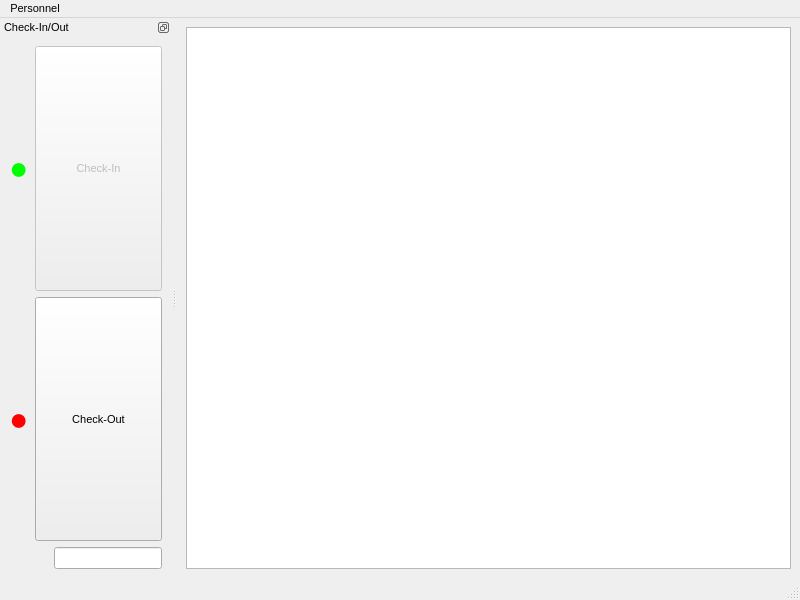
<?xml version="1.0" encoding="UTF-8"?>
<ui version="4.0">
 <class>HsuDataManagementSystem</class>
 <widget class="QMainWindow" name="HsuDataManagementSystem">
  <property name="geometry">
   <rect>
    <x>0</x>
    <y>0</y>
    <width>800</width>
    <height>600</height>
   </rect>
  </property>
  <property name="font">
   <font>
    <pointsize>8</pointsize>
   </font>
  </property>
  <property name="windowTitle">
   <string>Hsu Data Management System</string>
  </property>
  <widget class="QWidget" name="centralwidget">
   <layout class="QHBoxLayout" name="horizontalLayout_3">
    <item>
     <widget class="QTextBrowser" name="textBrowser">
      <property name="minimumSize">
       <size>
        <width>0</width>
        <height>0</height>
       </size>
      </property>
      <property name="maximumSize">
       <size>
        <width>16777215</width>
        <height>16777215</height>
       </size>
      </property>
     </widget>
    </item>
   </layout>
  </widget>
  <widget class="QMenuBar" name="menubar">
   <property name="geometry">
    <rect>
     <x>0</x>
     <y>0</y>
     <width>800</width>
     <height>21</height>
    </rect>
   </property>
   <widget class="QMenu" name="menuPersonnel">
    <property name="title">
     <string>Personnel</string>
    </property>
    <addaction name="checkInOutToggle"/>
   </widget>
   <addaction name="menuPersonnel"/>
  </widget>
  <widget class="QStatusBar" name="statusbar"/>
  <widget class="QDockWidget" name="checkInOutWidget">
   <property name="enabled">
    <bool>true</bool>
   </property>
   <property name="sizePolicy">
    <sizepolicy hsizetype="Preferred" vsizetype="Preferred">
     <horstretch>0</horstretch>
     <verstretch>0</verstretch>
    </sizepolicy>
   </property>
   <property name="floating">
    <bool>false</bool>
   </property>
   <property name="features">
    <set>QDockWidget::DockWidgetFloatable|QDockWidget::DockWidgetMovable</set>
   </property>
   <property name="windowTitle">
    <string>Check-In/Out</string>
   </property>
   <attribute name="dockWidgetArea">
    <number>1</number>
   </attribute>
   <widget class="QWidget" name="dockWidgetContents">
    <layout class="QVBoxLayout" name="verticalLayout">
     <item>
      <layout class="QHBoxLayout" name="horizontalLayout">
       <item>
        <widget class="QLabel" name="checkInLed">
         <property name="enabled">
          <bool>true</bool>
         </property>
         <property name="sizePolicy">
          <sizepolicy hsizetype="Fixed" vsizetype="Fixed">
           <horstretch>0</horstretch>
           <verstretch>0</verstretch>
          </sizepolicy>
         </property>
         <property name="palette">
          <palette>
           <active>
            <colorrole role="WindowText">
             <brush brushstyle="SolidPattern">
              <color alpha="255">
               <red>0</red>
               <green>255</green>
               <blue>0</blue>
              </color>
             </brush>
            </colorrole>
           </active>
           <inactive>
            <colorrole role="WindowText">
             <brush brushstyle="SolidPattern">
              <color alpha="255">
               <red>0</red>
               <green>255</green>
               <blue>0</blue>
              </color>
             </brush>
            </colorrole>
           </inactive>
           <disabled>
            <colorrole role="WindowText">
             <brush brushstyle="SolidPattern">
              <color alpha="255">
               <red>255</red>
               <green>0</green>
               <blue>0</blue>
              </color>
             </brush>
            </colorrole>
           </disabled>
          </palette>
         </property>
         <property name="font">
          <font>
           <family>MS Shell Dlg 2</family>
           <pointsize>24</pointsize>
           <kerning>true</kerning>
          </font>
         </property>
         <property name="lineWidth">
          <number>1</number>
         </property>
         <property name="text">
          <string>●</string>
         </property>
         <property name="alignment">
          <set>Qt::AlignLeading|Qt::AlignLeft|Qt::AlignVCenter</set>
         </property>
         <property name="margin">
          <number>0</number>
         </property>
        </widget>
       </item>
       <item>
        <widget class="QPushButton" name="checkIn">
         <property name="enabled">
          <bool>false</bool>
         </property>
         <property name="sizePolicy">
          <sizepolicy hsizetype="Minimum" vsizetype="Expanding">
           <horstretch>0</horstretch>
           <verstretch>0</verstretch>
          </sizepolicy>
         </property>
         <property name="text">
          <string>Check-In</string>
         </property>
         <property name="checkable">
          <bool>false</bool>
         </property>
         <property name="autoExclusive">
          <bool>false</bool>
         </property>
        </widget>
       </item>
      </layout>
     </item>
     <item>
      <layout class="QHBoxLayout" name="horizontalLayout_2">
       <item>
        <widget class="QLabel" name="checkOutLed">
         <property name="enabled">
          <bool>false</bool>
         </property>
         <property name="sizePolicy">
          <sizepolicy hsizetype="Fixed" vsizetype="Fixed">
           <horstretch>0</horstretch>
           <verstretch>0</verstretch>
          </sizepolicy>
         </property>
         <property name="maximumSize">
          <size>
           <width>16777215</width>
           <height>16777215</height>
          </size>
         </property>
         <property name="palette">
          <palette>
           <active>
            <colorrole role="WindowText">
             <brush brushstyle="SolidPattern">
              <color alpha="255">
               <red>0</red>
               <green>255</green>
               <blue>0</blue>
              </color>
             </brush>
            </colorrole>
           </active>
           <inactive>
            <colorrole role="WindowText">
             <brush brushstyle="SolidPattern">
              <color alpha="255">
               <red>0</red>
               <green>255</green>
               <blue>0</blue>
              </color>
             </brush>
            </colorrole>
           </inactive>
           <disabled>
            <colorrole role="WindowText">
             <brush brushstyle="SolidPattern">
              <color alpha="255">
               <red>255</red>
               <green>0</green>
               <blue>0</blue>
              </color>
             </brush>
            </colorrole>
           </disabled>
          </palette>
         </property>
         <property name="font">
          <font>
           <pointsize>24</pointsize>
          </font>
         </property>
         <property name="text">
          <string>●</string>
         </property>
        </widget>
       </item>
       <item>
        <widget class="QPushButton" name="checkOut">
         <property name="enabled">
          <bool>true</bool>
         </property>
         <property name="sizePolicy">
          <sizepolicy hsizetype="Minimum" vsizetype="Expanding">
           <horstretch>0</horstretch>
           <verstretch>0</verstretch>
          </sizepolicy>
         </property>
         <property name="text">
          <string>Check-Out</string>
         </property>
         <property name="checkable">
          <bool>false</bool>
         </property>
        </widget>
       </item>
      </layout>
     </item>
     <item>
      <layout class="QHBoxLayout" name="horizontalLayout_4">
       <item>
        <spacer name="horizontalSpacer">
         <property name="orientation">
          <enum>Qt::Horizontal</enum>
         </property>
         <property name="sizeType">
          <enum>QSizePolicy::Fixed</enum>
         </property>
         <property name="sizeHint" stdset="0">
          <size>
           <width>45</width>
           <height>20</height>
          </size>
         </property>
        </spacer>
       </item>
       <item>
        <widget class="QLineEdit" name="checkInOutLine"/>
       </item>
      </layout>
     </item>
    </layout>
   </widget>
  </widget>
  <action name="checkInOutToggle">
   <property name="checkable">
    <bool>true</bool>
   </property>
   <property name="checked">
    <bool>true</bool>
   </property>
   <property name="text">
    <string>Check-In/Out</string>
   </property>
  </action>
 </widget>
 <resources/>
 <connections>
  <connection>
   <sender>checkInOutToggle</sender>
   <signal>toggled(bool)</signal>
   <receiver>checkInOutWidget</receiver>
   <slot>setVisible(bool)</slot>
   <hints>
    <hint type="sourcelabel">
     <x>-1</x>
     <y>-1</y>
    </hint>
    <hint type="destinationlabel">
     <x>39</x>
     <y>300</y>
    </hint>
   </hints>
  </connection>
  <connection>
   <sender>checkIn</sender>
   <signal>clicked(bool)</signal>
   <receiver>checkOut</receiver>
   <slot>setDisabled(bool)</slot>
   <hints>
    <hint type="sourcelabel">
     <x>75</x>
     <y>173</y>
    </hint>
    <hint type="destinationlabel">
     <x>87</x>
     <y>424</y>
    </hint>
   </hints>
  </connection>
  <connection>
   <sender>checkOut</sender>
   <signal>clicked(bool)</signal>
   <receiver>checkOut</receiver>
   <slot>setEnabled(bool)</slot>
   <hints>
    <hint type="sourcelabel">
     <x>75</x>
     <y>312</y>
    </hint>
    <hint type="destinationlabel">
     <x>87</x>
     <y>424</y>
    </hint>
   </hints>
  </connection>
  <connection>
   <sender>checkIn</sender>
   <signal>clicked(bool)</signal>
   <receiver>checkIn</receiver>
   <slot>setEnabled(bool)</slot>
   <hints>
    <hint type="sourcelabel">
     <x>87</x>
     <y>172</y>
    </hint>
    <hint type="destinationlabel">
     <x>87</x>
     <y>172</y>
    </hint>
   </hints>
  </connection>
  <connection>
   <sender>checkOut</sender>
   <signal>clicked(bool)</signal>
   <receiver>checkIn</receiver>
   <slot>setDisabled(bool)</slot>
   <hints>
    <hint type="sourcelabel">
     <x>87</x>
     <y>424</y>
    </hint>
    <hint type="destinationlabel">
     <x>87</x>
     <y>172</y>
    </hint>
   </hints>
  </connection>
  <connection>
   <sender>checkIn</sender>
   <signal>clicked(bool)</signal>
   <receiver>checkInLed</receiver>
   <slot>setDisabled(bool)</slot>
   <hints>
    <hint type="sourcelabel">
     <x>87</x>
     <y>172</y>
    </hint>
    <hint type="destinationlabel">
     <x>19</x>
     <y>172</y>
    </hint>
   </hints>
  </connection>
  <connection>
   <sender>checkOut</sender>
   <signal>clicked(bool)</signal>
   <receiver>checkOutLed</receiver>
   <slot>setDisabled(bool)</slot>
   <hints>
    <hint type="sourcelabel">
     <x>87</x>
     <y>424</y>
    </hint>
    <hint type="destinationlabel">
     <x>19</x>
     <y>424</y>
    </hint>
   </hints>
  </connection>
  <connection>
   <sender>checkIn</sender>
   <signal>clicked(bool)</signal>
   <receiver>checkOutLed</receiver>
   <slot>setEnabled(bool)</slot>
   <hints>
    <hint type="sourcelabel">
     <x>87</x>
     <y>172</y>
    </hint>
    <hint type="destinationlabel">
     <x>19</x>
     <y>424</y>
    </hint>
   </hints>
  </connection>
  <connection>
   <sender>checkOut</sender>
   <signal>clicked(bool)</signal>
   <receiver>checkInLed</receiver>
   <slot>setEnabled(bool)</slot>
   <hints>
    <hint type="sourcelabel">
     <x>87</x>
     <y>424</y>
    </hint>
    <hint type="destinationlabel">
     <x>19</x>
     <y>172</y>
    </hint>
   </hints>
  </connection>
 </connections>
</ui>
